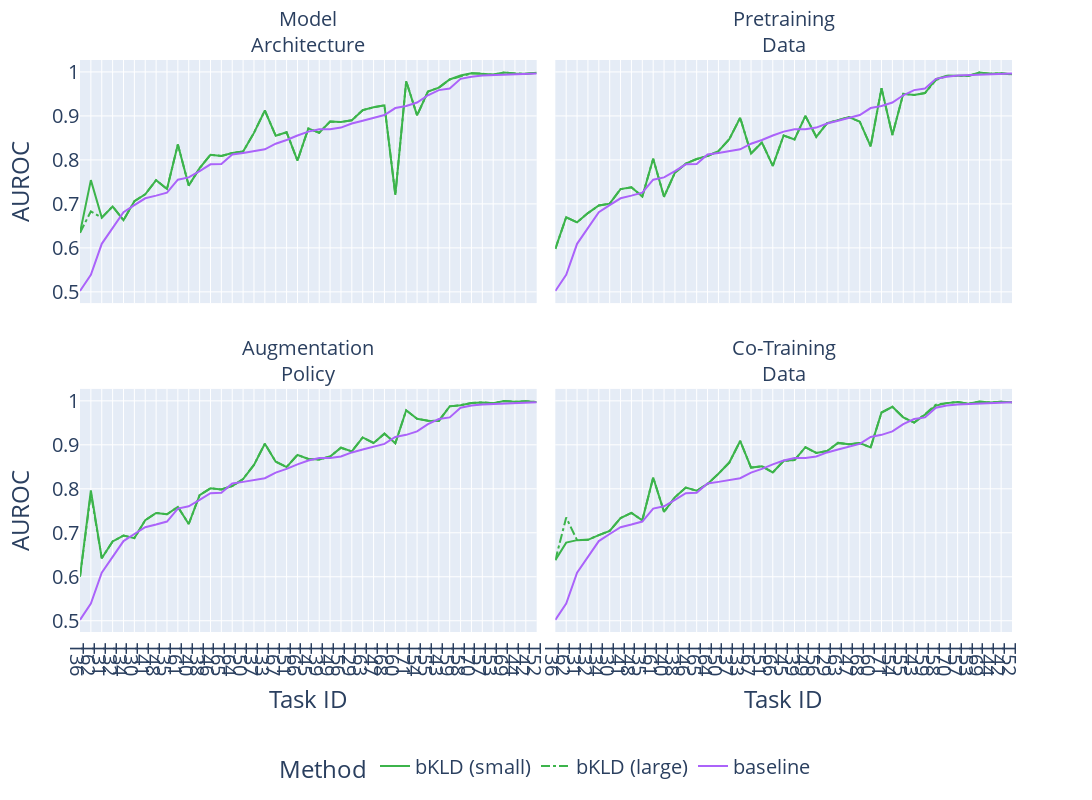

Notebook cell for this chart:
### Markdown cell above
The plot shows mean expectation (over three transfer repetitions) in Balanced Accuracy (BA) for baseline (orange), manual task selection (red) and bKLD(small,target) for all four transfer scenarios (subplots) and all validation tasks (X-axis). Knowledge transfer may improve BA for a lot of tasks. Some tasks (e.g. T71) show especially large impact by knowledge transfer. The validation tasks have been sorted by baseline performance and depict a high heterogeneity (from tough tasks below 50% BA up to close to 99% BA).

### Code cell
get_fig('AUROC', distances=('baseline', 'KLD-PP:NS-W:TS-100-BINS', 'KLD-PP:NS-W:SN-1000-BINS', 'KLD-PP:NS-1000-BINS'))

### Figure 1 — Plotly figure (JSON) as saved in the notebook; plotly's stock layout.template omitted (floating-point values rounded to 4 significant figures)
{"data": [{"hovertemplate": "Method=bKLD (small)<br>exp=Model<br>Architecture<br>Task ID=%{x}<br>AUROC=%{y}<extra></extra>", "legendgroup": "bKLD (small)", "line": {"color": "rgb(60, 180, 75)", "dash": "solid"}, "marker": {"symbol": "circle"}, "mode": "lines", "name": "bKLD (small)", "orientation": "v", "showlegend": true, "x": ["T36", "T62", "T31", "T32", "T34", "T30", "T41", "T48", "T35", "T61", "T40", "T38", "T46", "T65", "T64", "T50", "T37", "T33", "T67", "T51", "T66", "T45", "T39", "T49", "T56", "T29", "T63", "T47", "T68", "T60", "T71", "T54", "T55", "T43", "T59", "T58", "T70", "T57", "T53", "T69", "T44", "T42", "T52"], "xaxis": "x3", "y": [0.6342, 0.754, 0.6687, 0.6942, 0.663, 0.7061, 0.7217, 0.7538, 0.7337, 0.8351, 0.7416, 0.7812, 0.8117, 0.8092, 0.8156, 0.8191, 0.8614, 0.9123, 0.8548, 0.8629, 0.7984, 0.8715, 0.8618, 0.8871, 0.8861, 0.8902, 0.9131, 0.9197, 0.9241, 0.7202, 0.9789, 0.9013, 0.9555, 0.9642, 0.9829, 0.9919, 0.9967, 0.9961, 0.994, 0.9985, 0.9963, 0.9961, 0.998], "yaxis": "y3", "type": "scatter"}, {"hovertemplate": "Method=bKLD (large)<br>exp=Model<br>Architecture<br>Task ID=%{x}<br>AUROC=%{y}<extra></extra>", "legendgroup": "bKLD (large)", "line": {"color": "rgb(60, 180, 75)", "dash": "dashdot"}, "marker": {"symbol": "circle"}, "mode": "lines", "name": "bKLD (large)", "orientation": "v", "showlegend": true, "x": ["T36", "T62", "T31", "T32", "T34", "T30", "T41", "T48", "T35", "T61", "T40", "T38", "T46", "T65", "T64", "T50", "T37", "T33", "T67", "T51", "T66", "T45", "T39", "T49", "T56", "T29", "T63", "T47", "T68", "T60", "T71", "T54", "T55", "T43", "T59", "T58", "T70", "T57", "T53", "T69", "T44", "T42", "T52"], "xaxis": "x3", "y": [0.6342, 0.683, 0.6687, 0.6942, 0.663, 0.7061, 0.7217, 0.7538, 0.7337, 0.8351, 0.7416, 0.7812, 0.8117, 0.8092, 0.8156, 0.8191, 0.8614, 0.9123, 0.8548, 0.8629, 0.7984, 0.8715, 0.8618, 0.8871, 0.8861, 0.8902, 0.9131, 0.9197, 0.9241, 0.7202, 0.9789, 0.9013, 0.9555, 0.9642, 0.9829, 0.9906, 0.9967, 0.9961, 0.9931, 0.9987, 0.9963, 0.9961, 0.998], "yaxis": "y3", "type": "scatter"}, {"hovertemplate": "Method=baseline<br>exp=Model<br>Architecture<br>Task ID=%{x}<br>AUROC=%{y}<extra></extra>", "legendgroup": "baseline", "line": {"color": "#ab63fa", "dash": "solid"}, "marker": {"symbol": "circle"}, "mode": "lines", "name": "baseline", "orientation": "v", "showlegend": true, "x": ["T36", "T62", "T31", "T32", "T34", "T30", "T41", "T48", "T35", "T61", "T40", "T38", "T46", "T65", "T64", "T50", "T37", "T33", "T67", "T51", "T66", "T45", "T39", "T49", "T56", "T29", "T63", "T47", "T68", "T60", "T71", "T54", "T55", "T43", "T59", "T58", "T70", "T57", "T53", "T69", "T44", "T42", "T52"], "xaxis": "x3", "y": [0.502, 0.5389, 0.6092, 0.6457, 0.6812, 0.6973, 0.7127, 0.7187, 0.7254, 0.7551, 0.7603, 0.7746, 0.79, 0.7909, 0.8121, 0.8157, 0.8203, 0.824, 0.8368, 0.8452, 0.8554, 0.8643, 0.8699, 0.87, 0.8735, 0.8827, 0.8891, 0.8949, 0.902, 0.9179, 0.9226, 0.9304, 0.947, 0.9587, 0.9624, 0.9842, 0.9892, 0.9918, 0.9927, 0.9952, 0.9957, 0.9964, 0.9967], "yaxis": "y3", "type": "scatter"}, {"hovertemplate": "Method=bKLD (small)<br>exp=Pretraining<br>Data<br>Task ID=%{x}<br>AUROC=%{y}<extra></extra>", "legendgroup": "bKLD (small)", "line": {"color": "rgb(60, 180, 75)", "dash": "solid"}, "marker": {"symbol": "circle"}, "mode": "lines", "name": "bKLD (small)", "orientation": "v", "showlegend": false, "x": ["T36", "T62", "T31", "T32", "T34", "T30", "T41", "T48", "T35", "T61", "T40", "T38", "T46", "T65", "T64", "T50", "T37", "T33", "T67", "T51", "T66", "T45", "T39", "T49", "T56", "T29", "T63", "T47", "T68", "T60", "T71", "T54", "T55", "T43", "T59", "T58", "T70", "T57", "T53", "T69", "T44", "T42", "T52"], "xaxis": "x4", "y": [0.5976, 0.6696, 0.658, 0.679, 0.6963, 0.7005, 0.7336, 0.7377, 0.7168, 0.8027, 0.7161, 0.7711, 0.7915, 0.802, 0.809, 0.8201, 0.8471, 0.8959, 0.8145, 0.8397, 0.7863, 0.8555, 0.8466, 0.9, 0.8525, 0.8836, 0.8904, 0.8974, 0.8869, 0.831, 0.963, 0.8568, 0.9505, 0.9476, 0.9521, 0.9838, 0.9912, 0.9915, 0.9915, 0.9988, 0.996, 0.9969, 0.9945], "yaxis": "y4", "type": "scatter"}, {"hovertemplate": "Method=bKLD (large)<br>exp=Pretraining<br>Data<br>Task ID=%{x}<br>AUROC=%{y}<extra></extra>", "legendgroup": "bKLD (large)", "line": {"color": "rgb(60, 180, 75)", "dash": "dashdot"}, "marker": {"symbol": "circle"}, "mode": "lines", "name": "bKLD (large)", "orientation": "v", "showlegend": false, "x": ["T36", "T62", "T31", "T32", "T34", "T30", "T41", "T48", "T35", "T61", "T40", "T38", "T46", "T65", "T64", "T50", "T37", "T33", "T67", "T51", "T66", "T45", "T39", "T49", "T56", "T29", "T63", "T47", "T68", "T60", "T71", "T54", "T55", "T43", "T59", "T58", "T70", "T57", "T53", "T69", "T44", "T42", "T52"], "xaxis": "x4", "y": [0.5976, 0.6696, 0.658, 0.679, 0.6963, 0.7005, 0.7336, 0.7377, 0.7168, 0.8027, 0.7161, 0.7711, 0.7915, 0.802, 0.809, 0.8201, 0.8471, 0.8959, 0.8145, 0.8397, 0.7863, 0.8555, 0.8466, 0.9, 0.8525, 0.8836, 0.8904, 0.8974, 0.8869, 0.831, 0.963, 0.8568, 0.9505, 0.9476, 0.9521, 0.9813, 0.9912, 0.9915, 0.9905, 0.9988, 0.996, 0.9969, 0.9945], "yaxis": "y4", "type": "scatter"}, {"hovertemplate": "Method=baseline<br>exp=Pretraining<br>Data<br>Task ID=%{x}<br>AUROC=%{y}<extra></extra>", "legendgroup": "baseline", "line": {"color": "#ab63fa", "dash": "solid"}, "marker": {"symbol": "circle"}, "mode": "lines", "name": "baseline", "orientation": "v", "showlegend": false, "x": ["T36", "T62", "T31", "T32", "T34", "T30", "T41", "T48", "T35", "T61", "T40", "T38", "T46", "T65", "T64", "T50", "T37", "T33", "T67", "T51", "T66", "T45", "T39", "T49", "T56", "T29", "T63", "T47", "T68", "T60", "T71", "T54", "T55", "T43", "T59", "T58", "T70", "T57", "T53", "T69", "T44", "T42", "T52"], "xaxis": "x4", "y": [0.502, 0.5389, 0.6092, 0.6457, 0.6812, 0.6973, 0.7127, 0.7187, 0.7254, 0.7551, 0.7603, 0.7746, 0.79, 0.7909, 0.8121, 0.8157, 0.8203, 0.824, 0.8368, 0.8452, 0.8554, 0.8643, 0.8699, 0.87, 0.8735, 0.8827, 0.8891, 0.8949, 0.902, 0.9179, 0.9226, 0.9304, 0.947, 0.9587, 0.9624, 0.9842, 0.9892, 0.9918, 0.9927, 0.9952, 0.9957, 0.9964, 0.9967], "yaxis": "y4", "type": "scatter"}, {"hovertemplate": "Method=bKLD (small)<br>exp=Augmentation<br>Policy<br>Task ID=%{x}<br>AUROC=%{y}<extra></extra>", "legendgroup": "bKLD (small)", "line": {"color": "rgb(60, 180, 75)", "dash": "solid"}, "marker": {"symbol": "circle"}, "mode": "lines", "name": "bKLD (small)", "orientation": "v", "showlegend": false, "x": ["T36", "T62", "T31", "T32", "T34", "T30", "T41", "T48", "T35", "T61", "T40", "T38", "T46", "T65", "T64", "T50", "T37", "T33", "T67", "T51", "T66", "T45", "T39", "T49", "T56", "T29", "T63", "T47", "T68", "T60", "T71", "T54", "T55", "T43", "T59", "T58", "T70", "T57", "T53", "T69", "T44", "T42", "T52"], "xaxis": "x", "y": [0.6004, 0.7964, 0.6421, 0.6804, 0.6935, 0.6878, 0.7287, 0.7451, 0.742, 0.7588, 0.72, 0.7855, 0.801, 0.7986, 0.8062, 0.8223, 0.8544, 0.9025, 0.8617, 0.8494, 0.8772, 0.8677, 0.8666, 0.8733, 0.8934, 0.8849, 0.9169, 0.9041, 0.9253, 0.9036, 0.9785, 0.9593, 0.9548, 0.9544, 0.9875, 0.99, 0.995, 0.9964, 0.9947, 0.9994, 0.9978, 0.9989, 0.9974], "yaxis": "y", "type": "scatter"}, {"hovertemplate": "Method=bKLD (large)<br>exp=Augmentation<br>Policy<br>Task ID=%{x}<br>AUROC=%{y}<extra></extra>", "legendgroup": "bKLD (large)", "line": {"color": "rgb(60, 180, 75)", "dash": "dashdot"}, "marker": {"symbol": "circle"}, "mode": "lines", "name": "bKLD (large)", "orientation": "v", "showlegend": false, "x": ["T36", "T62", "T31", "T32", "T34", "T30", "T41", "T48", "T35", "T61", "T40", "T38", "T46", "T65", "T64", "T50", "T37", "T33", "T67", "T51", "T66", "T45", "T39", "T49", "T56", "T29", "T63", "T47", "T68", "T60", "T71", "T54", "T55", "T43", "T59", "T58", "T70", "T57", "T53", "T69", "T44", "T42", "T52"], "xaxis": "x", "y": [0.6004, 0.7898, 0.6421, 0.6804, 0.6935, 0.6878, 0.7287, 0.7451, 0.742, 0.7588, 0.72, 0.7855, 0.801, 0.7986, 0.8062, 0.8223, 0.8544, 0.9025, 0.8617, 0.8494, 0.8772, 0.8677, 0.8666, 0.8733, 0.8934, 0.8849, 0.9169, 0.9041, 0.9253, 0.9036, 0.9785, 0.9593, 0.9548, 0.9544, 0.9875, 0.9901, 0.995, 0.9964, 0.9947, 0.9995, 0.9978, 0.9989, 0.9974], "yaxis": "y", "type": "scatter"}, {"hovertemplate": "Method=baseline<br>exp=Augmentation<br>Policy<br>Task ID=%{x}<br>AUROC=%{y}<extra></extra>", "legendgroup": "baseline", "line": {"color": "#ab63fa", "dash": "solid"}, "marker": {"symbol": "circle"}, "mode": "lines", "name": "baseline", "orientation": "v", "showlegend": false, "x": ["T36", "T62", "T31", "T32", "T34", "T30", "T41", "T48", "T35", "T61", "T40", "T38", "T46", "T65", "T64", "T50", "T37", "T33", "T67", "T51", "T66", "T45", "T39", "T49", "T56", "T29", "T63", "T47", "T68", "T60", "T71", "T54", "T55", "T43", "T59", "T58", "T70", "T57", "T53", "T69", "T44", "T42", "T52"], "xaxis": "x", "y": [0.502, 0.5389, 0.6092, 0.6457, 0.6812, 0.6973, 0.7127, 0.7187, 0.7254, 0.7551, 0.7603, 0.7746, 0.79, 0.7909, 0.8121, 0.8157, 0.8203, 0.824, 0.8368, 0.8452, 0.8554, 0.8643, 0.8699, 0.87, 0.8735, 0.8827, 0.8891, 0.8949, 0.902, 0.9179, 0.9226, 0.9304, 0.947, 0.9587, 0.9624, 0.9842, 0.9892, 0.9918, 0.9927, 0.9952, 0.9957, 0.9964, 0.9967], "yaxis": "y", "type": "scatter"}, {"hovertemplate": "Method=bKLD (small)<br>exp=Co-Training<br>Data<br>Task ID=%{x}<br>AUROC=%{y}<extra></extra>", "legendgroup": "bKLD (small)", "line": {"color": "rgb(60, 180, 75)", "dash": "solid"}, "marker": {"symbol": "circle"}, "mode": "lines", "name": "bKLD (small)", "orientation": "v", "showlegend": false, "x": ["T36", "T62", "T31", "T32", "T34", "T30", "T41", "T48", "T35", "T61", "T40", "T38", "T46", "T65", "T64", "T50", "T37", "T33", "T67", "T51", "T66", "T45", "T39", "T49", "T56", "T29", "T63", "T47", "T68", "T60", "T71", "T54", "T55", "T43", "T59", "T58", "T70", "T57", "T53", "T69", "T44", "T42", "T52"], "xaxis": "x2", "y": [0.6378, 0.6776, 0.6833, 0.6839, 0.6948, 0.704, 0.7335, 0.7453, 0.7283, 0.8257, 0.7475, 0.7808, 0.8028, 0.7955, 0.8111, 0.8342, 0.8597, 0.9087, 0.8482, 0.8512, 0.8371, 0.8636, 0.8653, 0.8945, 0.8814, 0.8858, 0.9044, 0.9012, 0.9038, 0.894, 0.9735, 0.9864, 0.9625, 0.9506, 0.9686, 0.9891, 0.9948, 0.9974, 0.9934, 0.9982, 0.9963, 0.9979, 0.9968], "yaxis": "y2", "type": "scatter"}, {"hovertemplate": "Method=bKLD (large)<br>exp=Co-Training<br>Data<br>Task ID=%{x}<br>AUROC=%{y}<extra></extra>", "legendgroup": "bKLD (large)", "line": {"color": "rgb(60, 180, 75)", "dash": "dashdot"}, "marker": {"symbol": "circle"}, "mode": "lines", "name": "bKLD (large)", "orientation": "v", "showlegend": false, "x": ["T36", "T62", "T31", "T32", "T34", "T30", "T41", "T48", "T35", "T61", "T40", "T38", "T46", "T65", "T64", "T50", "T37", "T33", "T67", "T51", "T66", "T45", "T39", "T49", "T56", "T29", "T63", "T47", "T68", "T60", "T71", "T54", "T55", "T43", "T59", "T58", "T70", "T57", "T53", "T69", "T44", "T42", "T52"], "xaxis": "x2", "y": [0.6378, 0.7346, 0.6833, 0.6839, 0.6948, 0.704, 0.7335, 0.7453, 0.7283, 0.8257, 0.7475, 0.7808, 0.8028, 0.7955, 0.8111, 0.8342, 0.8597, 0.9087, 0.8482, 0.8512, 0.8371, 0.8636, 0.8653, 0.8945, 0.8814, 0.8858, 0.9044, 0.9012, 0.9038, 0.894, 0.9735, 0.9864, 0.9625, 0.9506, 0.9698, 0.9914, 0.9948, 0.9974, 0.9933, 0.9979, 0.9963, 0.9979, 0.9967], "yaxis": "y2", "type": "scatter"}, {"hovertemplate": "Method=baseline<br>exp=Co-Training<br>Data<br>Task ID=%{x}<br>AUROC=%{y}<extra></extra>", "legendgroup": "baseline", "line": {"color": "#ab63fa", "dash": "solid"}, "marker": {"symbol": "circle"}, "mode": "lines", "name": "baseline", "orientation": "v", "showlegend": false, "x": ["T36", "T62", "T31", "T32", "T34", "T30", "T41", "T48", "T35", "T61", "T40", "T38", "T46", "T65", "T64", "T50", "T37", "T33", "T67", "T51", "T66", "T45", "T39", "T49", "T56", "T29", "T63", "T47", "T68", "T60", "T71", "T54", "T55", "T43", "T59", "T58", "T70", "T57", "T53", "T69", "T44", "T42", "T52"], "xaxis": "x2", "y": [0.502, 0.5389, 0.6092, 0.6457, 0.6812, 0.6973, 0.7127, 0.7187, 0.7254, 0.7551, 0.7603, 0.7746, 0.79, 0.7909, 0.8121, 0.8157, 0.8203, 0.824, 0.8368, 0.8452, 0.8554, 0.8643, 0.8699, 0.87, 0.8735, 0.8827, 0.8891, 0.8949, 0.902, 0.9179, 0.9226, 0.9304, 0.947, 0.9587, 0.9624, 0.9842, 0.9892, 0.9918, 0.9927, 0.9952, 0.9957, 0.9964, 0.9967], "yaxis": "y2", "type": "scatter"}], "layout": {"xaxis": {"anchor": "y", "domain": [0.0, 0.49], "title": {"text": "Task ID"}, "nticks": 172}, "yaxis": {"anchor": "x", "domain": [0.0, 0.425], "title": {"text": "AUROC"}}, "xaxis2": {"anchor": "y2", "domain": [0.51, 1.0], "matches": "x", "title": {"text": "Task ID"}, "nticks": 172}, "yaxis2": {"anchor": "x2", "domain": [0.0, 0.425], "matches": "y", "showticklabels": false}, "xaxis3": {"anchor": "y3", "domain": [0.0, 0.49], "matches": "x", "showticklabels": false, "nticks": 172}, "yaxis3": {"anchor": "x3", "domain": [0.575, 1.0], "matches": "y", "title": {"text": "AUROC"}}, "xaxis4": {"anchor": "y4", "domain": [0.51, 1.0], "matches": "x", "showticklabels": false, "nticks": 172}, "yaxis4": {"anchor": "x4", "domain": [0.575, 1.0], "matches": "y", "showticklabels": false}, "annotations": [{"font": {}, "showarrow": false, "text": "Augmentation<br>Policy", "x": 0.245, "xanchor": "center", "xref": "paper", "y": 0.425, "yanchor": "bottom", "yref": "paper"}, {"font": {}, "showarrow": false, "text": "Co-Training<br>Data", "x": 0.755, "xanchor": "center", "xref": "paper", "y": 0.425, "yanchor": "bottom", "yref": "paper"}, {"font": {}, "showarrow": false, "text": "Model<br>Architecture", "x": 0.245, "xanchor": "center", "xref": "paper", "y": 1.0, "yanchor": "bottom", "yref": "paper"}, {"font": {}, "showarrow": false, "text": "Pretraining<br>Data", "x": 0.755, "xanchor": "center", "xref": "paper", "y": 1.0, "yanchor": "bottom", "yref": "paper"}], "legend": {"title": {"text": "Method"}, "tracegroupgap": 0, "orientation": "h", "y": -0.2, "xanchor": "center", "x": 0.5}, "margin": {"t": 60}, "font": {"size": 20}, "width": 2000, "height": 800}}
